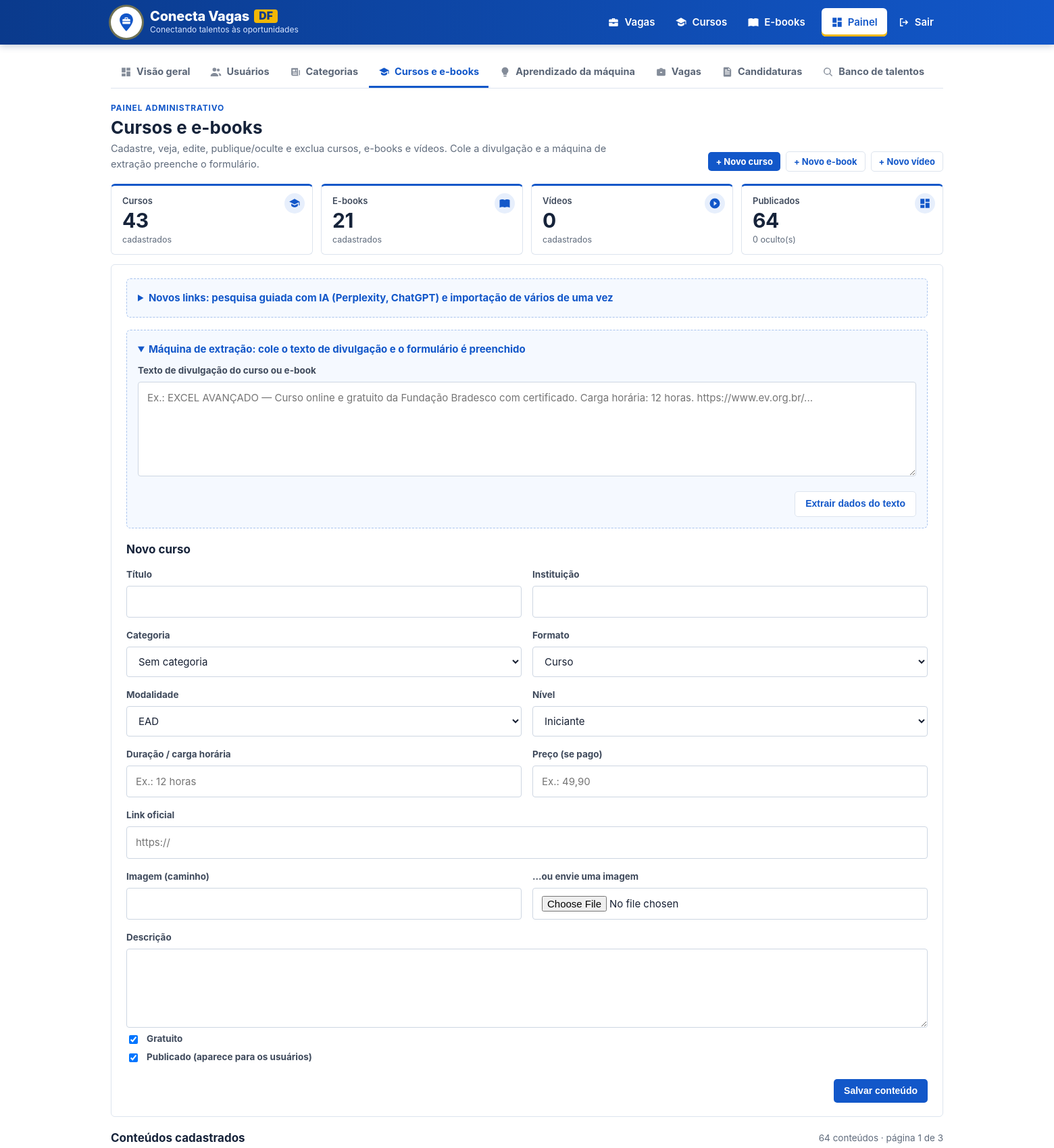
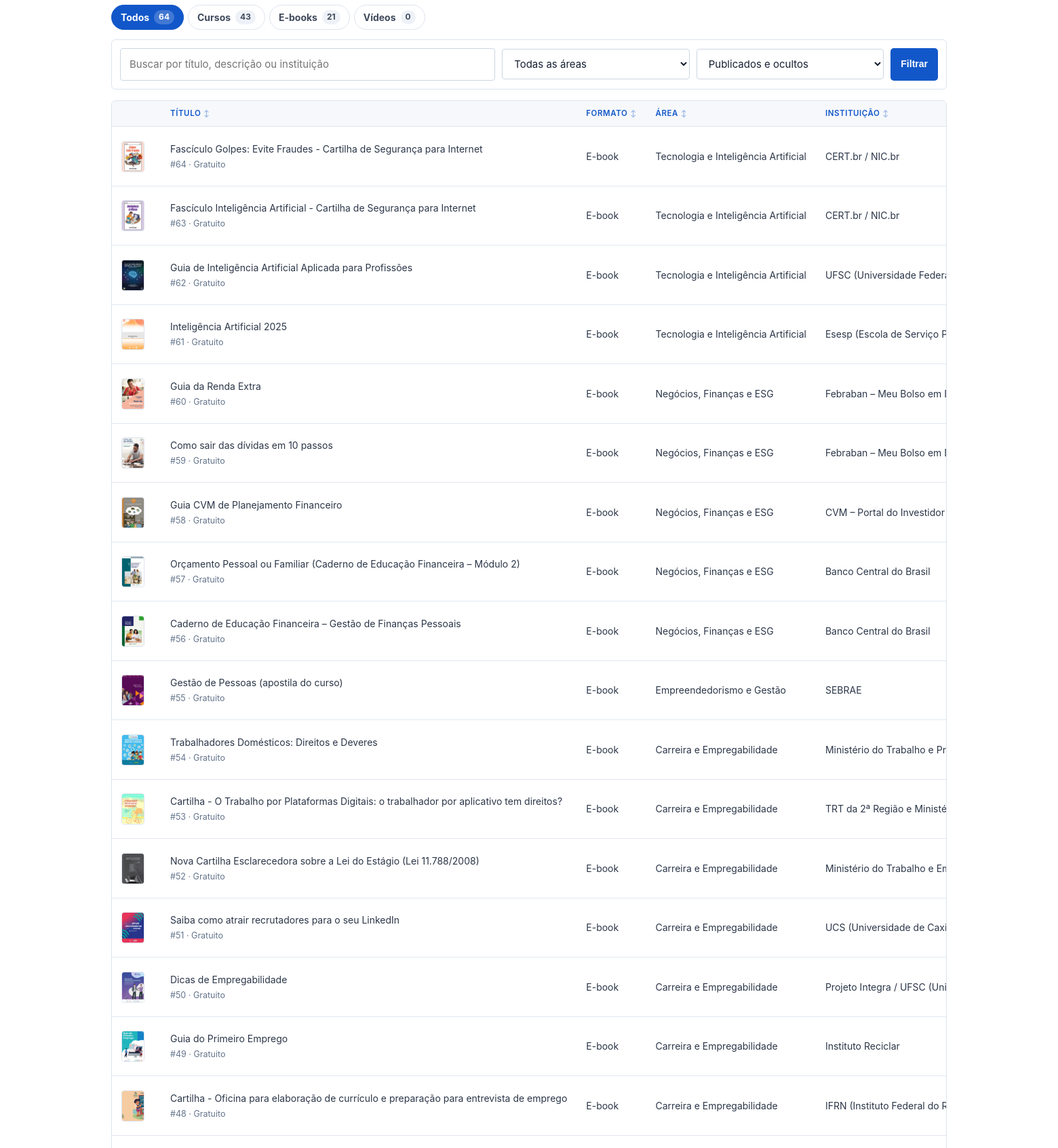
Screenshot of /admin/pages/cursos.php (signed in, upper part) with the database file from the repository (2 pictures, top to bottom).
### tables this page shows
CREATE TABLE cursos (
 id INT AUTO_INCREMENT PRIMARY KEY,
 categoria_id INT NULL,
 titulo VARCHAR(255) NOT NULL,
 descricao TEXT,
 tipo ENUM('curso','ebook','video') NOT NULL DEFAULT 'curso',
 modalidade ENUM('ead','presencial','hibrido') NOT NULL DEFAULT 'ead',
 nivel ENUM('iniciante','intermediario','avancado') NOT NULL DEFAULT 'iniciante',
 duracao VARCHAR(50),
 gratuito TINYINT(1) NOT NULL DEFAULT 1,
 preco DECIMAL(10,2) NULL,
 url VARCHAR(500),
 imagem VARCHAR(255),
 instituicao VARCHAR(255),
 ativo TINYINT(1) NOT NULL DEFAULT 1,
 created_at DATETIME NOT NULL DEFAULT CURRENT_TIMESTAMP,
 FOREIGN KEY(categoria_id) REFERENCES categorias(id) ON DELETE SET NULL,
 INDEX idx_curso_categoria(categoria_id),
 INDEX idx_curso_ativo(ativo)
);

CREATE TABLE categorias (
 id INT AUTO_INCREMENT PRIMARY KEY,
 nome VARCHAR(100) NOT NULL,
 tipo ENUM('vaga','curso') NOT NULL,
 ativo TINYINT(1) NOT NULL DEFAULT 1,
 UNIQUE KEY uq_categoria(nome,tipo),
 INDEX idx_categoria_tipo_ativo(tipo,ativo,nome)
);

### app/Views/admin/cursos.php (the view, shortened to what the rows shown need)
<?php
$novoRotulo = ['curso' => 'Novo curso', 'ebook' => 'Novo e-book', 'video' => 'Novo vídeo'];
$botoesNovo = '';
foreach ($novoRotulo as $t => $r) $botoesNovo .= '<a class="btn btn-sm'.($t === 'curso' ? '' : ' btn-outline').'" href="'.e(url('admin/pages/cursos.php').painel_qs(['novo' => $t])).'#form-curso">+ '.e($r).'</a>';
?>
<div class="pn">
<?=painel_cabecalho('Cursos e e-books', 'Cadastre, veja, edite, publique/oculte e exclua cursos, e-books e vídeos. Cole a divulgação e a máquina de extração preenche o formulário.', $botoesNovo)?>
<div class="form" style="max-width:none">
    <h2 class="pn-form-titulo" id="form-curso"><?=!empty($form['id']) ? 'Editar '.e(mb_strtolower(rotulo((string)$form['tipo']))).' #'.(int)$form['id'] : e($novoRotulo[$form['tipo']] ?? 'Novo conteúdo')?></h2>
</div>
<div class="pn-contagem" id="lista-cursos"><h2>Conteúdos cadastrados</h2></div>
<div class="table-wrap"><table class="table">
    <tr><th></th><?=painel_th('titulo', 'Título', $ordem, $dir)?><?=painel_th('tipo', 'Formato', $ordem, $dir)?><?=painel_th('categoria_nome', 'Área', $ordem, $dir)?><?=painel_th('instituicao', 'Instituição', $ordem, $dir)?></tr>
    <?php foreach ($lista as $x): $img = trim((string)$x['imagem']); ?>
    <tr>
        <td><?=$img !== '' ? '<img class="pn-miniatura'.($x['tipo'] === 'ebook' ? ' ebook' : '').'" src="'.e(preg_match('#^https?://#i', $img) ? $img : url($img)).'" alt="" loading="lazy">' : '<span class="meta">—</span>'?></td>
        <td><?=e($x['titulo'])?><br><small class="meta">#<?=(int)$x['id']?><?=$x['duracao'] ? ' · '.e($x['duracao']) : ''?> · <?=e(pt_preco($x))?></small></td>
        <td><?=e(rotulo($x['tipo']))?></td><td><?=e($x['categoria_nome'] ?? '—')?></td><td><?=e($x['instituicao'] ?? '')?></td>
    </tr>
    <?php endforeach; ?>
</table></div>
</div>

### rows the page displays
cursos: imagem (picture), titulo "Fascículo Golpes: Evite Fraudes - Cartilha de Segurança para Internet", id "64", gratuito "Gratuito", tipo "E-book", categoria.nome "Tecnologia e Inteligência Artificial", instituicao "CERT.br / NIC.br"
cursos: imagem (picture), titulo "Fascículo Inteligência Artificial - Cartilha de Segurança para Internet", id "63", gratuito "Gratuito", tipo "E-book", categoria.nome "Tecnologia e Inteligência Artificial", instituicao "CERT.br / NIC.br"
cursos: imagem (picture), titulo "Guia de Inteligência Artificial Aplicada para Profissões", id "62", gratuito "Gratuito", tipo "E-book", categoria.nome "Tecnologia e Inteligência Artificial", instituicao "UFSC (Universidade…"
cursos: imagem (picture), titulo "Inteligência Artificial 2025", id "61", gratuito "Gratuito", tipo "E-book", categoria.nome "Tecnologia e Inteligência Artificial", instituicao "Esesp (Escola de Serviço…"
cursos: imagem (picture), titulo "Guia da Renda Extra", id "60", gratuito "Gratuito", tipo "E-book", categoria.nome "Negócios, Finanças e ESG", instituicao "Febraban – Meu Bolso em…"
cursos: imagem (picture), titulo "Como sair das dívidas em 10 passos", id "59", gratuito "Gratuito", tipo "E-book", categoria.nome "Negócios, Finanças e ESG", instituicao "Febraban – Meu Bolso em…"
cursos: imagem (picture), titulo "Guia CVM de Planejamento Financeiro", id "58", gratuito "Gratuito", tipo "E-book", categoria.nome "Negócios, Finanças e ESG", instituicao "CVM – Portal do Investidor"
cursos: imagem (picture), titulo "Orçamento Pessoal ou Familiar (Caderno de Educação Financeira – Módulo 2)", id "57", gratuito "Gratuito", tipo "E-book", categoria.nome "Negócios, Finanças e ESG", instituicao "Banco Central do Brasil"
cursos: imagem (picture), titulo "Caderno de Educação Financeira – Gestão de Finanças Pessoais", id "56", gratuito "Gratuito", tipo "E-book", categoria.nome "Negócios, Finanças e ESG", instituicao "Banco Central do Brasil"
cursos: imagem (picture), titulo "Gestão de Pessoas (apostila do curso)", id "55", gratuito "Gratuito", tipo "E-book", categoria.nome "Empreendedorismo e Gestão", instituicao "SEBRAE"
cursos: imagem (picture), titulo "Trabalhadores Domésticos: Direitos e Deveres", id "54", gratuito "Gratuito", tipo "E-book", categoria.nome "Carreira e Empregabilidade", instituicao "Ministério do Trabalho e…"
cursos: imagem (picture), titulo "Cartilha - O Trabalho por Plataformas Digitais: o trabalhador por aplicativo tem direitos?", id "53", gratuito "Gratuito", tipo "E-book", categoria.nome "Carreira e Empregabilidade", instituicao "TRT da 2ª Região e…"
cursos: imagem (picture), titulo "Nova Cartilha Esclarecedora sobre a Lei do Estágio (Lei 11.788/2008)", id "52", gratuito "Gratuito", tipo "E-book", categoria.nome "Carreira e Empregabilidade", instituicao "Ministério do Trabalho e…"
cursos: imagem (picture), titulo "Saiba como atrair recrutadores para o seu LinkedIn", id "51", gratuito "Gratuito", tipo "E-book", categoria.nome "Carreira e Empregabilidade", instituicao "UCS (Universidade de…"
cursos: imagem (picture), titulo "Dicas de Empregabilidade", id "50", gratuito "Gratuito", tipo "E-book", categoria.nome "Carreira e Empregabilidade", instituicao "Projeto Integra / UFSC…"
cursos: imagem (picture), titulo "Guia do Primeiro Emprego", id "49", gratuito "Gratuito", tipo "E-book", categoria.nome "Carreira e Empregabilidade", instituicao "Instituto Reciclar"
cursos: imagem (picture), titulo "Cartilha - Oficina para elaboração de currículo e preparação para entrevista de emprego", id "48", gratuito "Gratuito", tipo "E-book", categoria.nome "Carreira e Empregabilidade", instituicao "IFRN (Instituto Federal do…"

### other values shown
$rotulo "Visão geral"
$rotulo "Usuários"
$rotulo "Categorias"
$rotulo "Cursos e e-books"
$rotulo "Aprendizado da máquina"
$rotulo "Vagas"
$rotulo "Candidaturas"
$rotulo "Banco de talentos"
$titulo "Cursos e e-books"
$descricao "Cadastre, veja, edite, publique/oculte e exclua cursos, e-books e vídeos. Cole a divulgação e a máquina de extração preenche o formulário."
$r "Novo curso"
$r "Novo e-book"
$r "Novo vídeo"
$rotulo "Cursos E-books Vídeos Publicados"
$valor "43 21 0 64"
